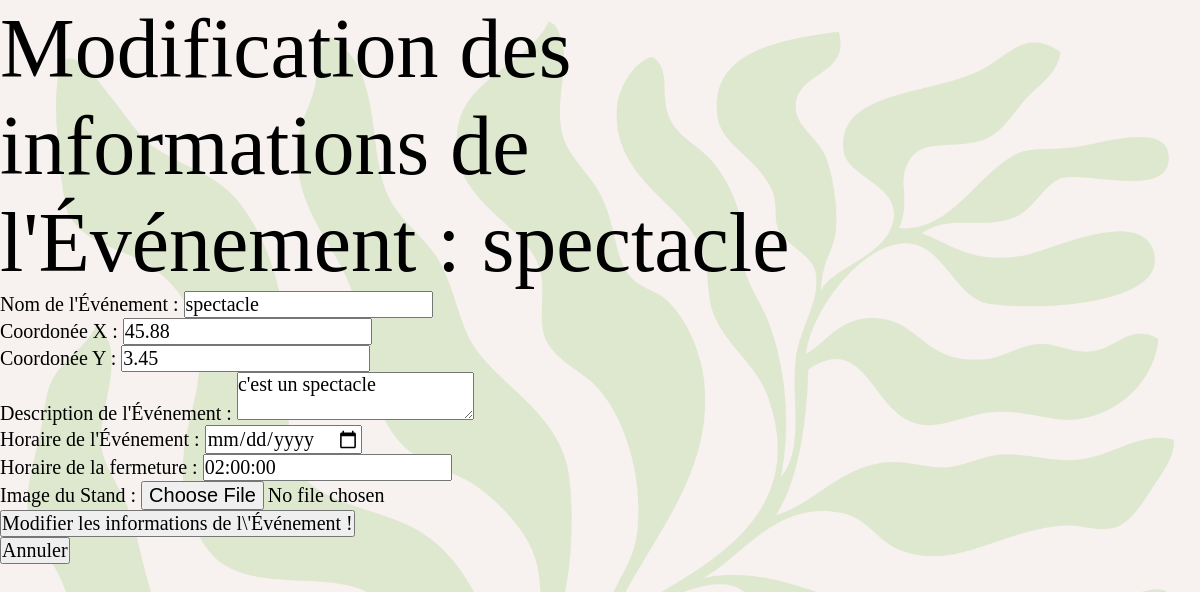
Page /modif/modif_event.php?id=1 on the committed database.
### tables this page shows
CREATE TABLE `evenement` (
  `id_event` int(11) NOT NULL,
  `nomevent` varchar(30) NOT NULL,
  `defevent` text NOT NULL,
  `xcoordevent` float NOT NULL,
  `ycoordevent` float NOT NULL,
  `imgevent` blob NOT NULL,
  `horaireevent` datetime NOT NULL,
  `dureeevent` time NOT NULL
);

### modif/modif_event.php (the view, shortened to what this page needs)
<?php
$id=$_GET['id'];
$connection=new PDO('mysql:host=localhost;port=3306;dbname=festival','root','');
$requete="SELECT * FROM evenement WHERE id_event=".$id;
$resultats=$connection->query($requete);
$tab=$resultats->fetch();
?>
<!DOCTYPE html>
<html lang="fr">
<head>
  <link rel="stylesheet" href="../style.css"></link>
</head>
<body>
	<?php
	echo '<h1>Modification des informations de l\'Événement : '.$tab[1].'</h1>';
	?>
	<form method="POST" action="modifier/modifier_event.php">
		<div>
			<label for="nom">Nom de l'Événement : </label>
			<?php
			echo '<input type="text" name="nom" id="nom" required="required" value="'.$tab[1].'">';
			?>
		</div>
		<div>
			<label for="xcoord">Coordonée X : </label>
			<?php
			echo '<input type="float" name="xcoord" required="required" value="'.$tab[3].'">';
			?>
		</div>
		<div>
        <label for="ycoord">Coordonée Y : </label>
			<?php
			echo '<input type="float" name="ycoord" required="required" value="'.$tab[4].'">';
			?>
		</div>
        <div>
        <label for="description">Description de l'Événement  : </label>
			<?php
			echo '<textarea id="description" name="description" required="required">'.$tab[2].'</textarea>';
			?>
		</div>
        <div>
        <label for="horaire">Horaire de l'Événement : </label>
			<?php
			echo '<input type="date" name="horaire" required="required" value="'.$tab[6].'">';
			?>
		</div>
        <div>
        <label for="duree">Horaire de la fermeture : </label>
			<?php
			echo '<input type="text" name="duree" required="required" value="'.$tab[7].'">';
			?>
		</div>
        <div>
        <label for="img">Image du Stand : </label>
			<?php
			echo '<input type="file" name="img" required="required">';
			?>
		</div>
		<div>
			<input type="submit" value="Modifier les informations de l\'Événement !">
		</div>
	</form>
	<form action="../admin.php">
		<input type="submit" value="Annuler">
	</form>
</body>
</html>

### FAP/css/style.css (style rules this page uses)
* { margin: 0; padding: 0; font-family: Berlin Sans FB; font-weight: 400; font-size: 20px; }
* >body { background-image: url(../img/fond.png); background-size: 100vw; }
h1 { font-family: "Engage"; font-size: 7vw; width: 80vw; }

### rows in the picture
evenement: nomevent "spectacle", nom "spectacle", xcoord "45.88", ycoord "3.45", description "c'est un spectacle", duree "02:00:00"
